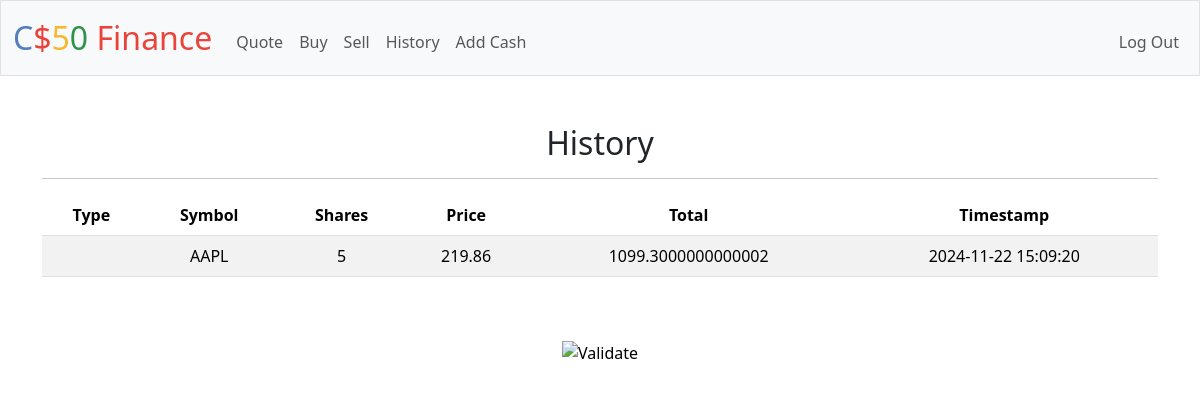
The app's page /history (signed in), older data.
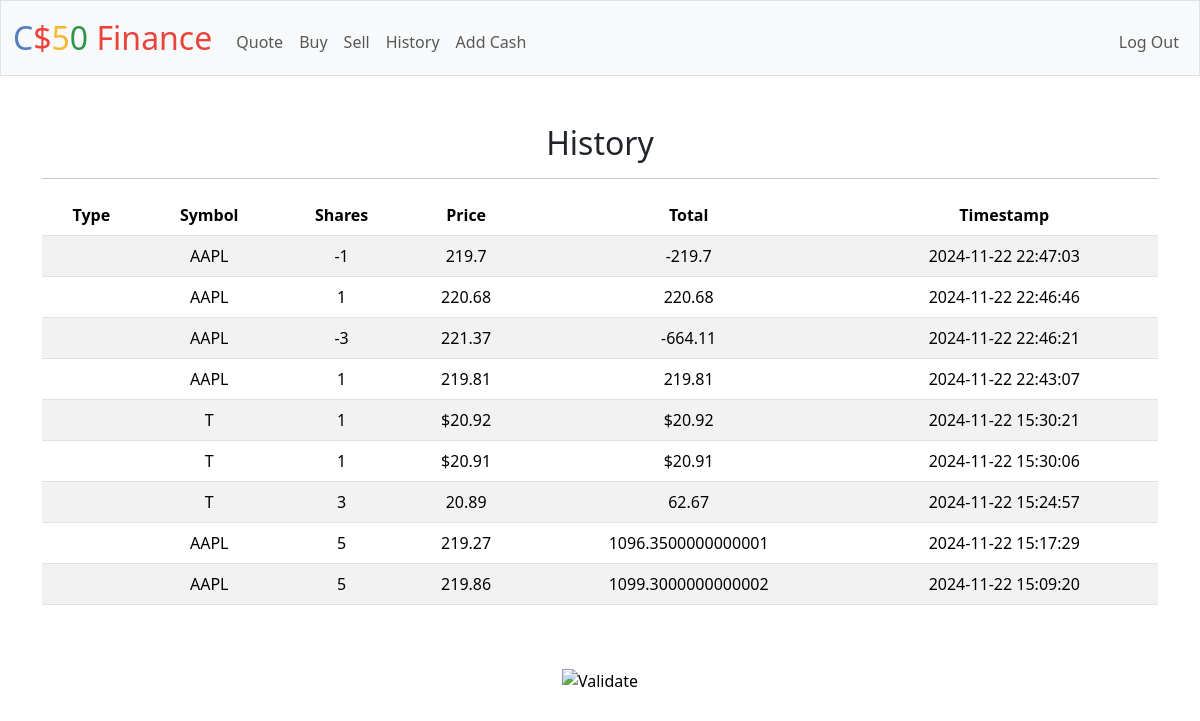
The same page, newer data.
### tables this page shows
CREATE TABLE transactions(
id INTEGER PRIMARY KEY AUTOINCREMENT,
user_id INTEGER NOT NULL,
symbol TEXT NOT NULL,
shares INTEGER NOT NULL,
price NUMERIC NOT NULL,
timestamp DATETIME DEFAULT CURRENT_TIMESTAMP,
FOREIGN KEY (user_id) REFERENCES users(id)
);

### app.py (the view)
@app.route("/history")
@login_required
def history():
    transactions = db.execute("SELECT * FROM transactions WHERE user_id = ? ORDER BY timestamp DESC", session["user_id"])
    return render_template("history.html", transactions=transactions)

### app.py (called while the page is built)
@app.after_request
def after_request(response):
    response.headers["Cache-Control"] = "no-cache, no-store, must-revalidate"
    response.headers["Expires"] = 0
    response.headers["Pragma"] = "no-cache"
    return response

### helpers.py (called while the page is built)
def login_required(f):
    @wraps(f)
    def decorated_function(*args, **kwargs):
        if session.get("user_id") is None:
            return redirect("/login")
        return f(*args, **kwargs)
    return decorated_function

### templates/history.html (shortened to what this page needs)
{% extends "layout.html" %}
{% block main %}
    <h2>History</h2>
    <hr>
    <table class="table table-striped">
        <thead>
            <tr>
                <th>Type</th>
                <th>Symbol</th>
                <th>Shares</th>
                <th>Price</th>
                <th>Total</th>
                <th>Timestamp</th>
            </tr>
        </thead>
        <tbody>
            {% for transaction in transactions %}
                <tr>
                    <td>{{ transaction.type }}</td>
                    <td>{{ transaction.symbol }}</td>
                    <td>{{ transaction.shares }}</td>
                    <td>{{ transaction.price }}</td>
                    <td>{{ (transaction.shares * transaction.price) }}</td>
                    <td>{{ transaction.timestamp }}</td>
                </tr>
            {% endfor %}
        </tbody>
    </table>
{% endblock %}

### templates/layout.html (shortened to what this page needs)
<!DOCTYPE html>
<html lang="en">
    <head>
        <link href="https://cdn.jsdelivr.net/npm/bootstrap@5.3.3/dist/css/bootstrap.min.css" rel="stylesheet">
        <link href="/static/styles.css" rel="stylesheet">
    </head>
    <body>
        <nav class="bg-light border navbar navbar-expand-md navbar-light">
            <div class="container-fluid">
                <a class="navbar-brand" href="/"><span class="blue">C</span><span class="red">$</span><span class="yellow">5</span><span class="green">0</span> <span class="red">Finance</span></a>
                <div class="collapse navbar-collapse" id="navbar">
                    {% if session["user_id"] %}
                        <ul class="navbar-nav me-auto mt-2">
                            <li class="nav-item"><a class="nav-link" href="/quote">Quote</a></li>
                            <li class="nav-item"><a class="nav-link" href="/buy">Buy</a></li>
                            <li class="nav-item"><a class="nav-link" href="/sell">Sell</a></li>
                            <li class="nav-item"><a class="nav-link" href="/history">History</a></li>
                            <li class="nav-item"><a class="nav-link" href="/cash">Add Cash</a></li>
                        </ul>
                        <ul class="navbar-nav ms-auto mt-2">
                            <li class="nav-item"><a class="nav-link" href="/logout">Log Out</a></li>
                        </ul>
                    {% else %}
                        <ul class="navbar-nav ms-auto mt-2">
                            <li class="nav-item"><a class="nav-link" href="/register">Register</a></li>
                            <li class="nav-item"><a class="nav-link" href="/login">Log In</a></li>
                        </ul>
                    {% endif %}
                </div>
            </div>
        </nav>
        <main class="container py-5 text-center">
            {% block main %}{% endblock %}
        </main>
        <footer class="mb-5">
            <form action="https://validator.w3.org/check" class="text-center" enctype="multipart/form-data" method="post" target="_blank">
                <input alt="Validate" src="/static/I_heart_validator.png" type="image">
            </form>
        </footer>
    </body>
</html>

### static/styles.css (style rules this page uses)
nav .navbar-brand { font-size: xx-large; }
nav .navbar-brand .blue { color: #537fbe; }
nav .navbar-brand .red { color: #ea433b; }
nav .navbar-brand .yellow { color: #f5b82e; }
nav .navbar-brand .green { color: #2e944b; }

Row changes from the older to the newer data that the page shows:
added transactions: (transaction.shares*transaction.price) "-219.7"
added transactions: (transaction.shares*transaction.price) "220.68"
added transactions: (transaction.shares*transaction.price) "-664.11"
added transactions: (transaction.shares*transaction.price) "219.81"
added transactions: (transaction.shares*transaction.price) "$20.92"
added transactions: (transaction.shares*transaction.price) "$20.91"
added transactions: (transaction.shares*transaction.price) "62.67"
added transactions: (transaction.shares*transaction.price) "1096.3500000000001"
